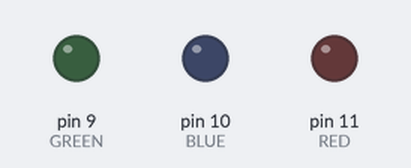
A sketch run on a simulated Arduino Uno, built with avr-gcc and run on an emulated ATmega328P. Shown: output pins drawn as LEDs (lit = HIGH).

Above: at 0.5 s.
At 1.16 s:
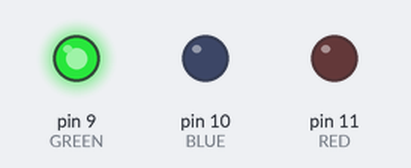
At 1.5 s:
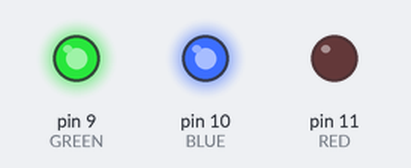
At 1.83 s:
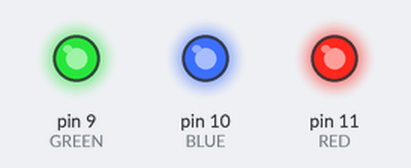
At 2.5 s:
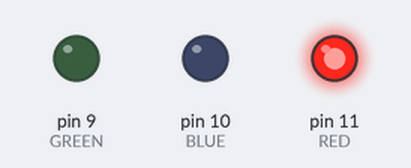
At 4.17 s:
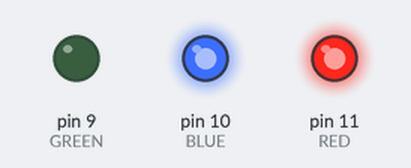
Timing chart, 0 to 4.6 s (numbered marks = the images above):
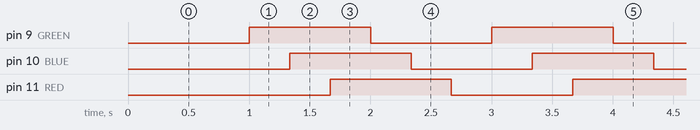

Measured:
- by itself, pin 9 (GREEN), pin 10 (BLUE), pin 11 (RED): alternates HIGH for 1.0 s and LOW for 1.0 s
- by itself, everything shown: repeats every 2.0 s, in 6 steps

The sketch:

arduino_blink_three_pins.pde
```cpp
/*

This sketch is based on the example 'BlinkWithoutDelay' provided
with the Arduino IDE. This sketch compares a stored int with a
collected int (the current time in millis() and then sets the
first LED in sequence as the opposite of whatever its existing
digital state is, waits 1/3 of the overall interval time, and then
does the same for the next LED.

*/

#define GREEN 9
#define BLUE 10
#define RED 11

// Variables will change:
int ledState = LOW;
long previousMillis = 0;

long interval = 1000;

void setup() {
  pinMode(GREEN, OUTPUT);
  pinMode(BLUE, OUTPUT);
  pinMode(RED, OUTPUT);
}

void loop() {
  unsigned long currentMillis = millis();

  if(currentMillis - previousMillis > interval) {
    // save the last time you blinked the LED
    previousMillis = currentMillis;

    // if the LED is off turn it on and vice-versa:
    if (ledState == LOW)
      ledState = HIGH;
    else
      ledState = LOW;

    // set the LED with the ledState of the variable:
    digitalWrite(GREEN, ledState);
    delay(interval/3);
    digitalWrite(BLUE, ledState);
    delay(interval/3);
    digitalWrite(RED, ledState);
  }
}
```
